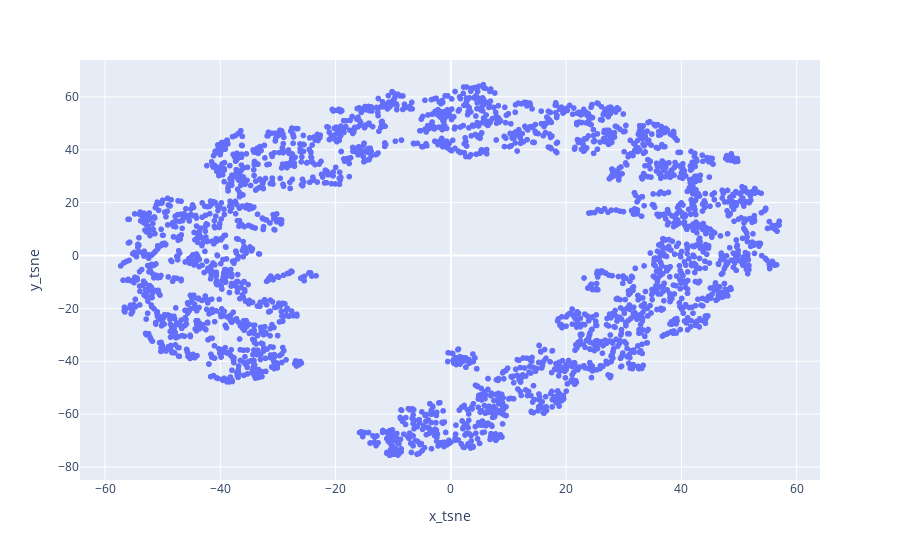

Source (notebook cell):
### Code cell
px.scatter(df, x='x_tsne', y='y_tsne')

### Figure 1 — Plotly figure (JSON) as saved in the notebook; plotly's stock layout.template omitted (floating-point values rounded to 4 significant figures; data arrays with more than 128 entries replaced by an {"elided": "..."} marker saying what was removed)
{"data": [{"hovertemplate": "x_tsne=%{x}<br>y_tsne=%{y}<extra></extra>", "legendgroup": "", "marker": {"color": "#636efa", "symbol": "circle"}, "mode": "markers", "name": "", "showlegend": false, "type": "scattergl", "x": {"elided": "2810 float values"}, "xaxis": "x", "y": {"elided": "2810 float values"}, "yaxis": "y"}], "layout": {"legend": {"tracegroupgap": 0}, "margin": {"t": 60}, "xaxis": {"anchor": "y", "domain": [0, 1], "title": {"text": "x_tsne"}}, "yaxis": {"anchor": "x", "domain": [0, 1], "title": {"text": "y_tsne"}}}}
